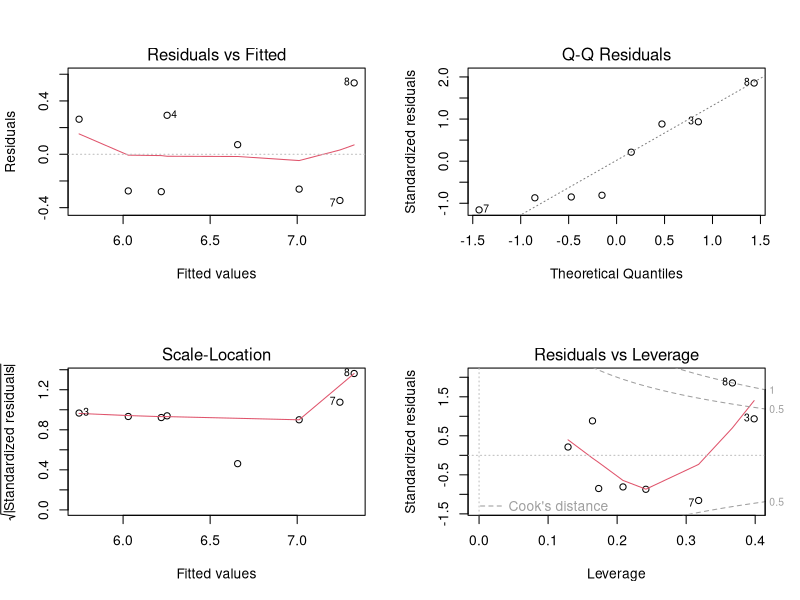
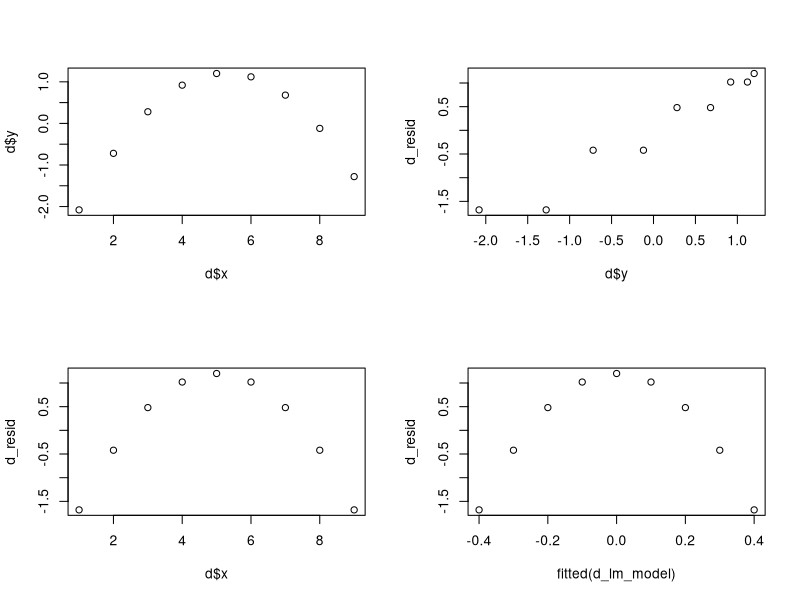

The R source for these figures, in order:
## ---- chunk 1
knitr::opts_chunk$set(echo = TRUE)
## ---- chunk 2
##data
x = c(110.5, 105.4, 118.1, 104.5, 93.6, 84.1, 77.8, 75.6)
y = c(5.755, 5.939, 6.010, 6.545, 6.730, 6.750, 6.899, 7.862)
## ---- chunk 3
get_coeff <- lm(y~x)
get_coeff
## ---- chunk 4
summary(get_coeff)
summary(get_coeff)$coefficients[,3-4]
## ---- chunk 5
anova(get_coeff)
## ---- chunk 6
qt(0.05/2, 6,lower.tail = FALSE)
## ---- chunk 7
summary(get_coeff)$coefficients
## ---- chunk 8
confint(get_coeff, level = 0.95)

## ---- chunk 9
coef(get_coeff)[1]
coef(get_coeff)["x"]
par(mfrow = c(2, 2))
plot(get_coeff)
## ---- chunk 10
summary(get_coeff)
## ---- chunk 11

predict(get_coeff, newdata = data.frame(x = 100), interval = "confidence")
## ---- chunk 12
predict(get_coeff, newdata = data.frame(x = 100), interval = "prediction")
## ---- chunk 13
summary(get_coeff)$r.squared
## ---- chunk 14
d <- data.frame(x = c(1, 2, 3, 4, 5, 6, 7, 8, 9),
y = c(-2.08, -0.72, 0.28, 0.92, 1.20, 1.12, 0.68, -0.12, -1.28))
## ---- chunk 15
plot(d$x, d$y)
## ---- chunk 16
d_lm_model = lm(y ~ x, data=d)
d_lm_model
d_resid = resid(d_lm_model)
plot(d$y, d_resid)
## ---- chunk 17
plot(d$x, d_resid)

## ---- chunk 18
plot(fitted(d_lm_model ), d_resid)
## ---- chunk 19

